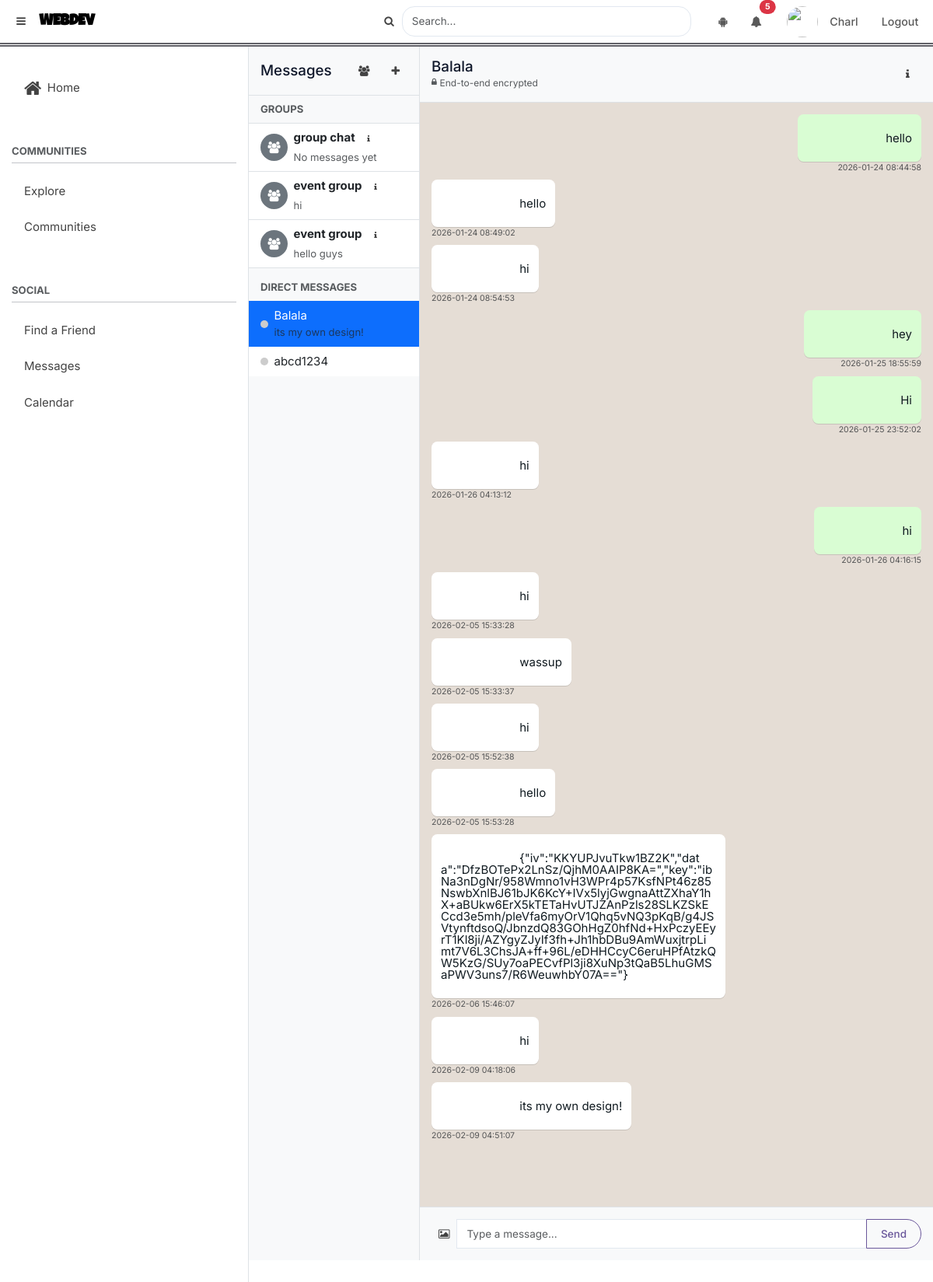
The page /my_messages (signed in) on the database as committed earlier.
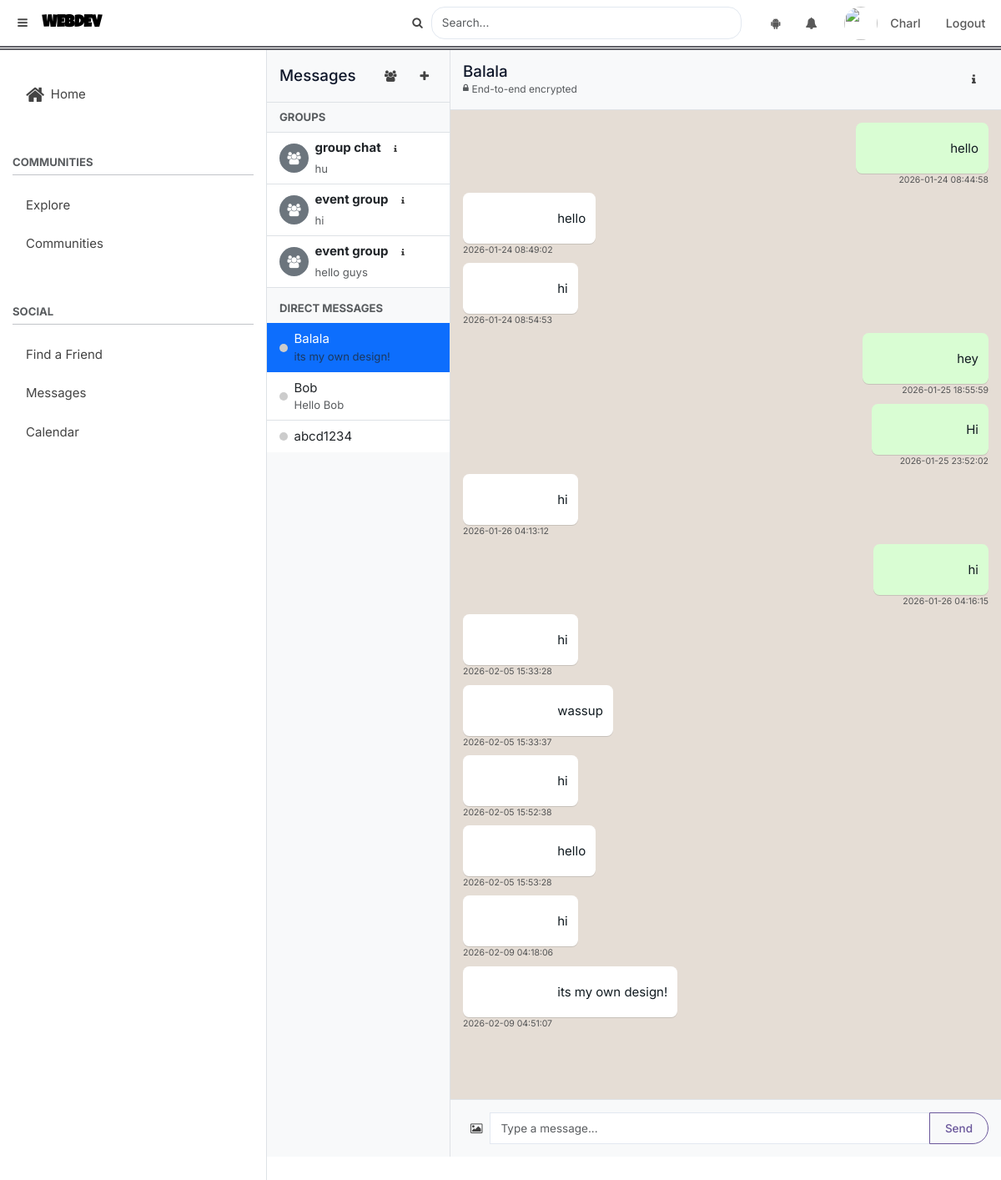
The same page on the database as committed later.
### tables this page shows
CREATE TABLE group_chats (
            group_id INTEGER PRIMARY KEY AUTOINCREMENT,
            name TEXT NOT NULL,
            creator_id INTEGER NOT NULL,
            description TEXT,
            created_at DATETIME DEFAULT CURRENT_TIMESTAMP,
            FOREIGN KEY(creator_id) REFERENCES users(user_id) ON DELETE CASCADE
        );

CREATE TABLE users (
            user_id INTEGER PRIMARY KEY AUTOINCREMENT,
            username TEXT UNIQUE NOT NULL,
            password TEXT NOT NULL,
            email TEXT NOT NULL,
            phone TEXT NOT NULL,
            age INT NOT NULL
        , public_key TEXT);

CREATE TABLE messages (
            message_id INTEGER PRIMARY KEY AUTOINCREMENT,
            sender_id INTEGER NOT NULL,
            recipient_id INTEGER NOT NULL,
            content TEXT NOT NULL,
            created_at DATETIME DEFAULT CURRENT_TIMESTAMP, is_encrypted INTEGER DEFAULT 0,
            FOREIGN KEY(sender_id) REFERENCES users(user_id),
            FOREIGN KEY(recipient_id) REFERENCES users(user_id)
        );

### main.py (the view, shortened to what this page needs)
@app.route('/my_messages', methods=['GET', 'POST'])
def my_messages():
    if 'username' not in session:
        return redirect(url_for('login'))
    conn = get_db()
    current_user_id = conn.execute(
        "SELECT user_id FROM users WHERE username = ?", (session['username'],)
    ).fetchone()['user_id']
    chats = get_user_chats(current_user_id)
    groups_query = conn.execute("""
        SELECT g.group_id, g.name, g.description,
               (SELECT content FROM group_messages WHERE group_id = g.group_id ORDER BY created_at DESC LIMIT 1) as last_message
        FROM group_chats g
        JOIN group_members gm ON g.group_id = gm.group_id
        WHERE gm.user_id = ?
        ORDER BY g.created_at DESC
    """, (current_user_id,)).fetchall()
    if chats:
        current_chat = chats[0]
        messages = conn.execute("""
            SELECT m.content, m.created_at, u.username AS sender_username
            FROM messages m
            JOIN users u ON m.sender_id = u.user_id
            WHERE (m.sender_id = ? AND m.recipient_id = ?)
               OR (m.sender_id = ? AND m.recipient_id = ?)
            ORDER BY m.created_at ASC
        """, (current_user_id, current_chat['user_id'], current_chat['user_id'], current_user_id)).fetchall()
    else:
        current_chat = None
        messages = []
    friends = get_friends(current_user_id)
    return render_template(
        'chat_private.html',
        messages=messages,
        chats=chats,
        groups=groups_query,
        friends=friends, # Pass friends list
        current_chat=current_chat,
        recipient=current_chat
    )

### helpers.py (called while the page is built)
def connect_db():
    sql = sqlite3.connect(DATABASE)
    sql.row_factory = sqlite3.Row
    sql.execute("PRAGMA foreign_keys = ON")
    return sql

def get_db():
    if not hasattr(g, 'sqlite3_db'):
        g.sqlite3_db = connect_db()
    return g.sqlite3_db

def get_friends(user_id):
    conn = get_db()
    friends = conn.execute("""
        SELECT u.user_id, u.username, COALESCE(p.display_name, u.username) as display_name
        FROM users u
        LEFT JOIN user_profiles p ON u.user_id = p.user_id
        WHERE u.user_id IN (
            SELECT requester_id FROM friends WHERE addressee_id = ? AND status='accepted'
            UNION
            SELECT addressee_id FROM friends WHERE requester_id = ? AND status='accepted'
        )
        ORDER BY display_name ASC
    """, (user_id, user_id)).fetchall()
    return [dict(f) for f in friends]

### templates/chat_private.html (shortened to what the changed rows need)
{% extends 'base.html' %}
{% block body %}
<div style="overflow-y: hidden;">
    <div class='d-flex flex-row col-12' style="height: calc(100vh - 70px);">
        <div class="border-end col-lg-3 col-md-5" style="background-color:#f8f9fa; overflow-y:auto; height: 100%;">
            <ul class="list-group list-group-flush" id="chatsList">
                {% if groups %}
                {% for group in groups %}
                <li class="list-group-item list-group-item-action d-flex align-items-center" style="cursor:pointer;"
                    onclick="loadGroupChat({{ group.group_id }}, '{{ group.name }}')">
                    <div class="bg-secondary rounded-circle d-flex align-items-center justify-content-center me-2"
                        style="width:35px; height:35px; color:white;">
                        <i class="fa fa-users"></i>
                    </div>
                    <div class="flex-grow-1" style="min-width: 0;">
                        <div class="d-flex align-items-center">
                            <strong class="me-2">{{ group.name }}</strong>
                            <button class="btn btn-sm btn-info rounded-circle text-white"
                                style="width: 20px; height: 20px; padding: 0; font-size: 10px; line-height: 20px;"
                                onclick="event.stopPropagation(); loadGroupInfo({{ group.group_id }});"
                                title="Group Members">
                                <i class="fa fa-info"></i>
                            </button>
                        </div>
                        <small class="text-muted d-block text-truncate mt-1">{{ group.last_message or 'No messages yet'
                            }}</small>
                    </div>
                </li>
                {% endfor %}
                {% endif %}
                {% if chats %}
                {% for chat in chats %}
                <li class="list-group-item list-group-item-action d-flex align-items-center {% if recipient and chat.username == recipient.username %}active{% endif %}"
                    style="cursor:pointer;" onclick="window.location.href='/chat/{{ chat.username }}'">
                    <span class="rounded-circle me-2"
                        style="width:10px; height:10px; background-color: {% if chat.online %}#0f0{% else %}#ccc{% endif %}; display:inline-block;"></span>
                    <div class="flex-grow-1">
                        <div>{{ chat.display_name }}</div>
                        <small class="text-muted d-block text-truncate">{{ chat.last_message }}</small>
                    </div>
                </li>
                {% endfor %}
                {% else %}
                <li class="list-group-item text-center text-muted py-3">No contacts yet.</li>
                {% endif %}
            </ul>
        </div>
        <div class="col d-flex flex-column" style="height: 100%;">
            <div id="chat-header" class="p-3 border-bottom bg-light d-flex justify-content-between align-items-center">
                {% if recipient %}
                <div class="d-flex flex-column">
                    <h5 class="mb-0">{{ recipient.display_name }}</h5>
                    <div class="text-muted d-flex align-items-center gap-1" style="font-size: 0.8rem;">
                        <i class="fa fa-lock" style="font-size: 0.7rem;"></i> <span>End-to-end encrypted</span>
                    </div>
                </div>
                <div>
                    <button
                        class="btn btn-sm btn-primary rounded-circle d-flex justify-content-center align-items-center"
                        data-bs-toggle="modal" data-bs-target="#friendInfoModal"
                        style="width: 35px; height: 35px; padding: 0;">
                        <i class="fa fa-info"></i>
                    </button>
                </div>
                {% else %}
                <h5 class="mb-0">Select a chat</h5>
                {% endif %}
            </div>
            <div id="chat-box" class="flex-grow-1 p-3 overflow-auto" style="background-color:#e5ddd5;">
                {% if messages %}
                {% for msg in messages %}
                <div class="mb-2 {% if msg.sender_username == username %}text-end{% else %}text-start{% endif %}"
                    id="msg-{{ msg.message_id }}">
                    {% if '[IMAGE]' in msg.content %}
                    <img src="{{ msg.content.replace('[IMAGE]', '') }}"
                        style="max-width:200px; border-radius:8px; cursor:pointer;"
                        onclick="confirmDelete(this, {{ msg.message_id }}, '{{ msg.sender_username }}')">
                    {% else %}
                    <span class="badge chat-bubble {% if msg.sender_username == username %}me{% else %}them{% endif %}"
                        style="font-size: 1rem; font-weight: normal; padding: 8px 12px;
                                    max-width: 60%; display: inline-block; text-align: left;
                                    white-space: pre-wrap !important; word-wrap: break-word; overflow-wrap: break-word; word-break: break-all; cursor:pointer;"
                        onclick="confirmDelete(this, {{ msg.message_id }}, '{{ msg.sender_username }}')">
                        {{ msg.content }}
                    </span>
                    {% endif %}
                    <div class="text-muted small" style="font-size:0.7rem;">
                        {{ msg.created_at }}
                    </div>
                </div>
                {% endfor %}
                {% else %}
                <div class="text-center text-muted mt-5">
                    <p>No messages yet. Say hello!</p>
                </div>
                {% endif %}
            </div>
        </div>
    </div>
</div>
{% endblock %}

### templates/base.html (shortened to what the changed rows need)
<!DOCTYPE html>
<html lang="en">
<head>
    <link href="https://cdn.jsdelivr.net/npm/bootstrap@5.3.8/dist/css/bootstrap.min.css" rel="stylesheet">
    <link rel="stylesheet" href="https://cdnjs.cloudflare.com/ajax/libs/font-awesome/4.7.0/css/font-awesome.min.css">
    <link rel="stylesheet" href="{{ url_for('static', filename='main.css') }}">
</head>
<body>
    <nav id="topnavbar" class="navbar navbar-expand-lg navbar-light">
        <div class="container-fluid">
<div class="collapse navbar-collapse" id="navbarNav">
    <ul class="navbar-nav ms-auto align-items-center">
                <ul class="navbar-nav ms-auto align-items-center">
                    {% if logged_in %}
                    <li class="nav-item dropdown">
                        <a class="nav-link position-relative" href="#" data-bs-toggle="dropdown">
                            <i class="fa fa-bell"></i>
                            {% if unread_count > 0 %}
                            <span
                                class="position-absolute top-0 start-100 translate-middle badge bg-danger rounded-pill">
                                {{ unread_count }}
                            </span>
                            {% endif %}
                        </a>
                    </li>
                    {% endif %}
                </ul>
            </div>
        </div>
    </nav>
    <div id="layoutWrapper" class="d-flex w-100">
        <div id="maincontent" class="flex-grow-1 p-4">
            {% block body %}{% endblock %}
        </div>
    </div>
</body>
</html>

Rows that differ between the two databases and show on the page:
removed messages: content "{\"iv\":\"KKYUPJvuTkw1BZ2K\",\"data\":\"DfzBOTePx2LnSz/QjhM0AAIP8KA=\",\"key\":\"ibNa3nDgNr/958Wmno1vH3WPr4p57KsfNPt46z85NswbXnlBJ61bJK6KcY+IVx5lyjGwgnaAttZXhaY1hX+aBUkw6ErX5kTETaHvUTJZAnPzls28SLKZSkECcd3e5mh/pleVfa6myOrV1Qhq5vNQ3pKqB/g4JSVtynftdsoQ/JbnzdQ83GOhHgZ0hfNd+HxPczyEEyrT1Kl8ji/AZYgyZJyIf3fh+Jh1hbDBu9AmWuxjtrpLimt7V6L3ChsJA+ff+96L/eDHHCcyC6eruHPfAtzkQW5KzG/SUy7oaPECvfPl3ji8XuNp3tQaB5LhuGMSaPWV3uns7/R6WeuwhbY07A==\"}", created_at "2026-02-06 15:46:07"
computed for group_chats "group chat": last_message "No messages yet" → "hu"
now on this page (row unchanged): users: display_name "Bob", last_message "Hello Bob"
Other text that changed with them:
{{ unread_count }}: "5" → (not shown)
